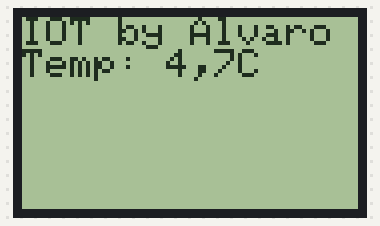
Recording of a sketch running on a simulated ESP8266 (NodeMCU). Shown: 84×48 one-colour display.

Above: at 0.1 s.

The sketch:

nokia_arduino.ino
```cpp
#include "Adafruit_GFX.h"
#include "Adafruit_PCD8544.h"

Adafruit_PCD8544 display = Adafruit_PCD8544(D3, D4, D5, D7, D6); // CLK, DIN, DC, CE, RST
void setup()
{
  display.begin();
  display.setContrast(50);
  display.clearDisplay();

  display.setTextSize(1);
  display.setTextColor(BLACK,WHITE);
  display.setCursor(0,0);
  display.println("IOT by Alvaro ");

  display.setTextSize(1);
  display.setTextColor(BLACK,WHITE);
  display.setCursor(0,8);
  display.println("Temp: 4,7C");

  display.display();
}

void loop()
{
  // put your main code here, to run repeatedly:
}
```
